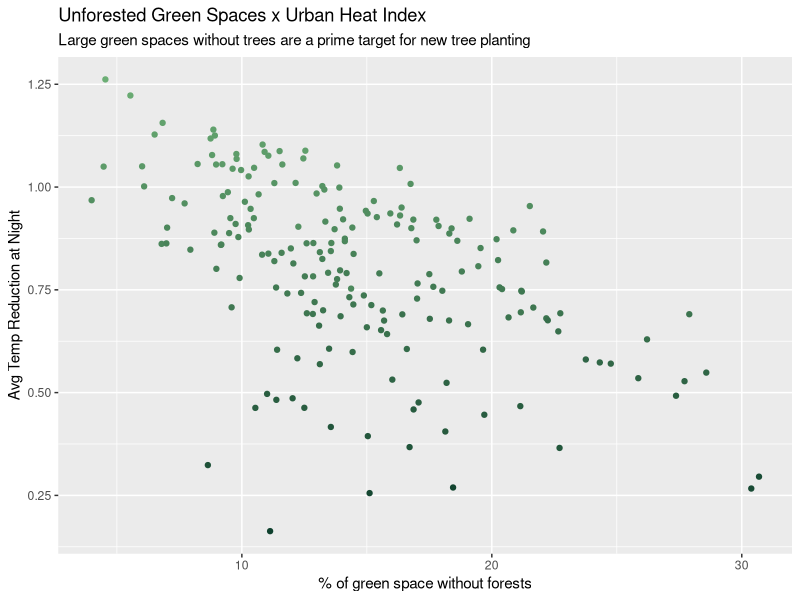
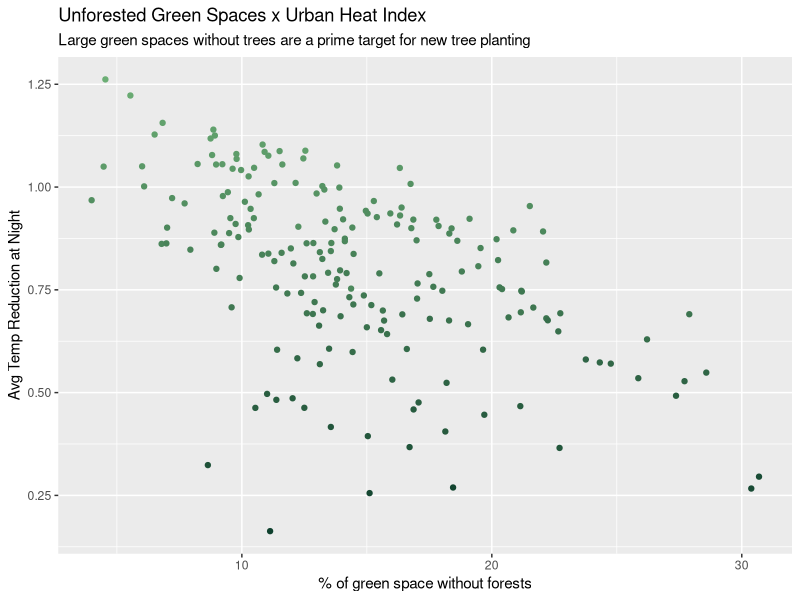

These figures' R source, in order: (Note: this script raises an error after producing the figures.)
library(tidyverse)
library(ggthemes)

data = read.csv("dataset_final.csv")

green_UHI = ggplot(data = data, aes(x = greenPct - forestsPct, y = avgTempReducNight, color = forestsPct)) +
  geom_point() + 
  labs(x = "% of green space without forests", y = "Avg Temp Reduction at Night",
       title = "Unforested Green Spaces x Urban Heat Index",
       subtitle = "Large green spaces without trees are a prime target for new tree planting") +
  theme(legend.position="none") + scale_colour_gradient(low = '#0E402D', high = '#6CAE75')

green_UHI

ggsave('unforestedGreenSpacesXUranHeatIndex.png', green_UHI, device = 'png')

multiple_budgets = ggplot(data = plot_results, aes(x = budget_levels/1000, y = results)) +
  geom_point() +
  labs(x = "Annual budget dedicated to reforestation", y = "Social benefit based on model",
       title = "Budget amount (thousands of USD) x Utility of project",
       subtitle = "After around $500,000 of investment, there are diminishing returns") + 
  geom_vline(color = 'red', xintercept = 5e+5/1000, linetype="dashed") +
  geom_smooth(method = 'loess', formula = "y~x")

multiple_budgets

ggsave('budgetIncreaseComparison.png', green_UHI, device = 'png')